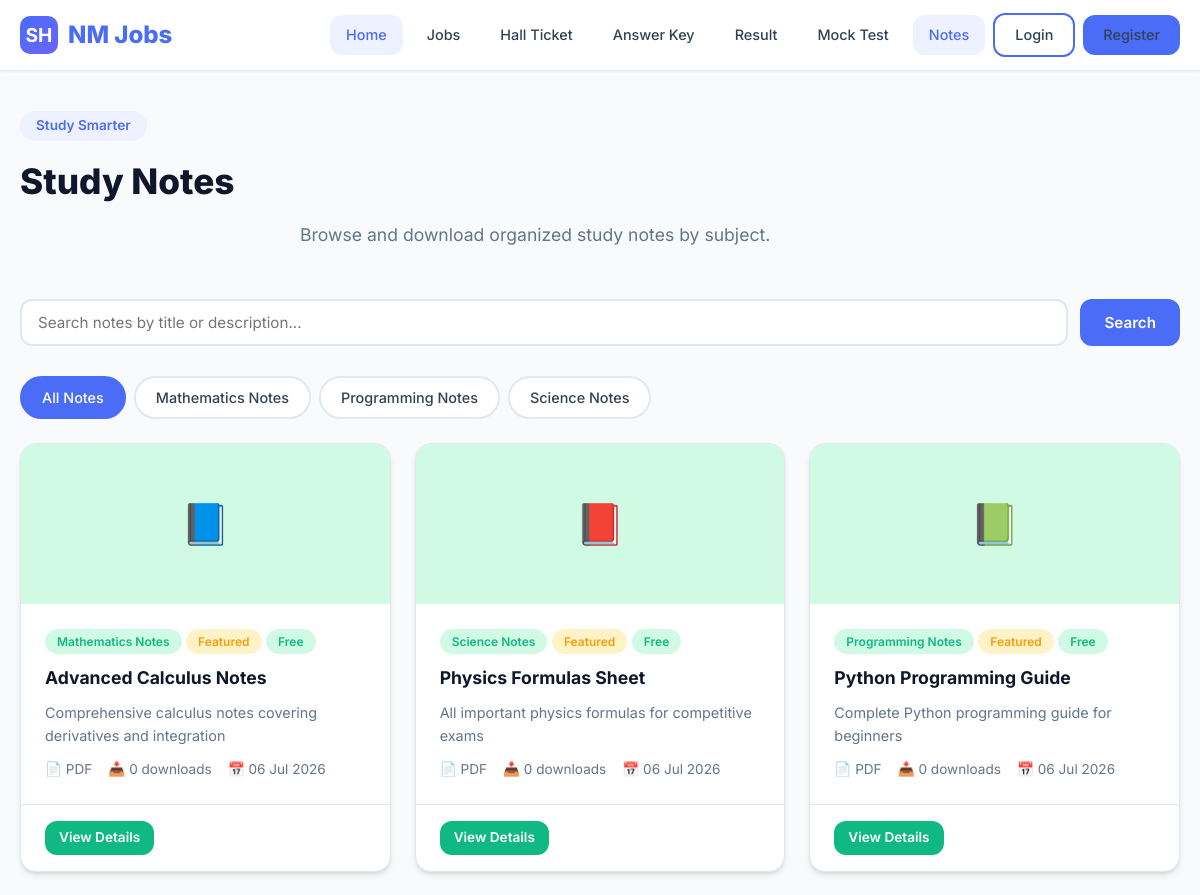
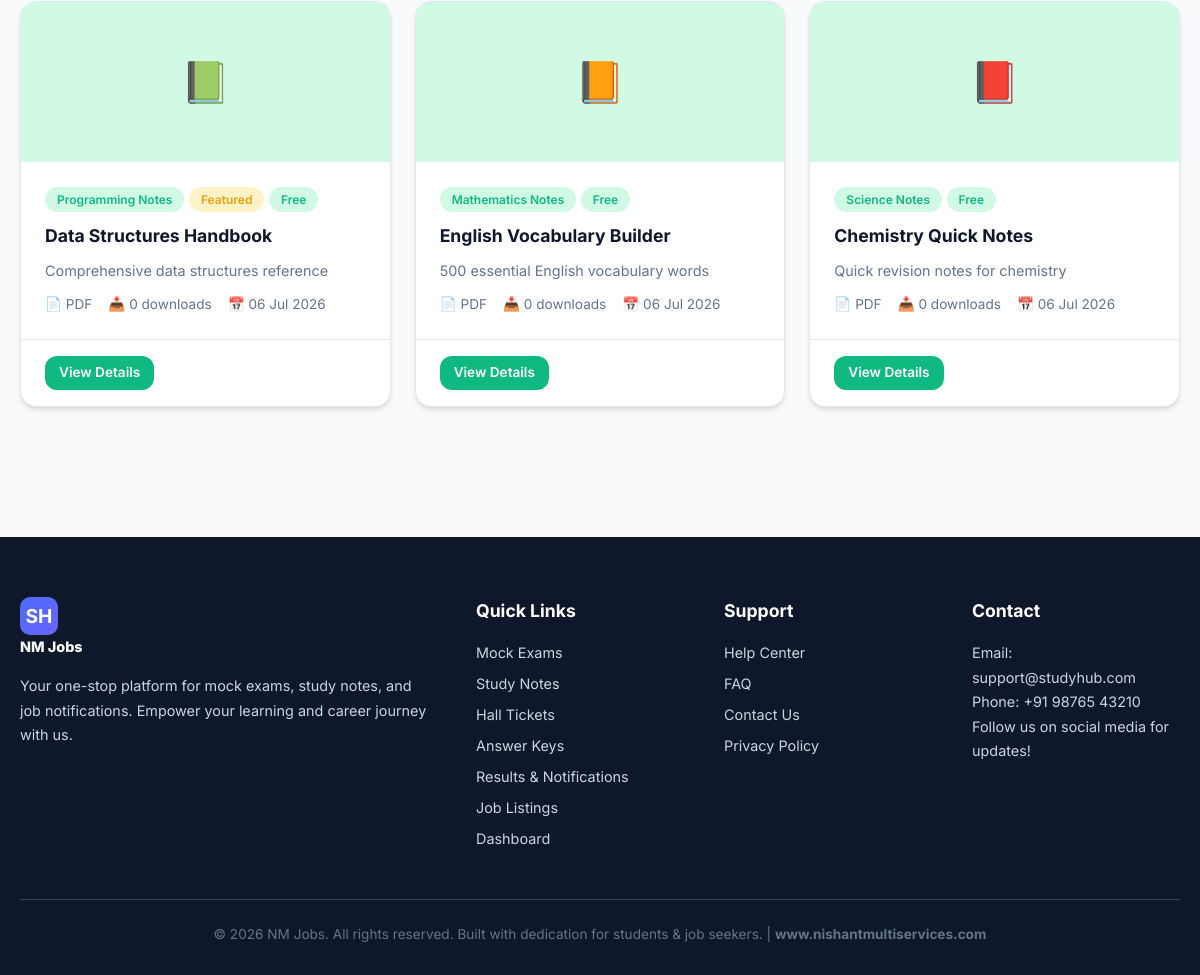
The page /notes/index.php on the database its author committed (2 pictures, top to bottom).
### tables this page shows
CREATE TABLE categories (
    id INT AUTO_INCREMENT PRIMARY KEY,
    name VARCHAR(100) NOT NULL,
    slug VARCHAR(100) NOT NULL UNIQUE,
    icon VARCHAR(50) DEFAULT 'folder',
    description TEXT,
    type ENUM('exam', 'note', 'job') DEFAULT 'note'
);

CREATE TABLE study_notes (
    id INT AUTO_INCREMENT PRIMARY KEY,
    title VARCHAR(200) NOT NULL,
    description TEXT,
    content LONGTEXT,
    category_id INT,
    user_id INT,
    file_path VARCHAR(255),
    file_type VARCHAR(20) DEFAULT 'pdf',
    download_count INT DEFAULT 0,
    is_featured TINYINT(1) DEFAULT 0,
    is_public TINYINT(1) DEFAULT 1,
    is_free TINYINT(1) DEFAULT 1,
    price DECIMAL(10,2) DEFAULT 0.00,
    created_at TIMESTAMP DEFAULT CURRENT_TIMESTAMP,
    updated_at TIMESTAMP DEFAULT CURRENT_TIMESTAMP ON UPDATE CURRENT_TIMESTAMP,
    FOREIGN KEY (category_id) REFERENCES categories(id) ON DELETE SET NULL,
    FOREIGN KEY (user_id) REFERENCES users(id) ON DELETE CASCADE
);

### notes/index.php (the view, shortened to what this page needs)
<?php
require_once '../config/database.php';
$search = isset($_GET['search']) ? trim($_GET['search']) : '';
$category_slug = isset($_GET['category']) ? $_GET['category'] : '';
$sql = "SELECT n.*, c.name as category_name, c.slug as category_slug, u.full_name as author_name
        FROM study_notes n
        LEFT JOIN categories c ON n.category_id = c.id
        LEFT JOIN users u ON n.user_id = u.id
        WHERE n.is_public = 1";
$sql .= " ORDER BY n.is_featured DESC, n.created_at DESC";
$notes = $conn->query($sql);
$categories = $conn->query("SELECT * FROM categories WHERE type = 'note' ORDER BY name");
include '../includes/header.php';
?>
<section class="section" style="padding-top:40px;">
    <div class="container">
        <div class="section-header" style="text-align:left;">
            <span class="subtitle">Study Smarter</span>
            <h2>Study Notes</h2>
            <p>Browse and download organized study notes by subject.</p>
        </div>
        <div class="search-bar">
            <form method="GET" action="" style="display:flex;gap:12px;width:100%;">
                <input type="text" name="search" class="form-input" placeholder="Search notes by title or description..." value="<?php echo htmlspecialchars($search); ?>">
                <button type="submit" class="btn btn-primary">Search</button>
            </form>
        </div>
        <div class="filter-tabs" id="noteFilters">
            <a href="index.php" class="filter-tab <?php echo !$category_slug ? 'active' : ''; ?>">All Notes</a>
            <?php while ($cat = $categories->fetch_assoc()): ?>
                <a href="?category=<?php echo $cat['slug']; ?>" class="filter-tab <?php echo $category_slug === $cat['slug'] ? 'active' : ''; ?>">
                    <?php echo htmlspecialchars($cat['name']); ?>
                </a>
            <?php endwhile; ?>
        </div>
        <?php if ($notes->num_rows === 0): ?>
            <div class="empty-state">
                <div class="icon">📖</div>
                <h3>No notes found</h3>
                <p>Try a different search or browse all categories.</p>
            </div>
        <?php else: ?>
            <div class="cards-grid">
                <?php while ($note = $notes->fetch_assoc()): ?>
                    <div class="card" style="cursor:pointer;" onclick="window.location='details.php?id=<?php echo $note['id']; ?>'">
                        <div class="card-image" style="background:linear-gradient(135deg,var(--success-light),#D1FAE5);color:var(--success);">
                            <?php
                                $icons = ['📘', '📗', '📕', '📙', '📔'];
                                echo $icons[array_rand($icons)];
                            ?>
                        </div>
                        <div class="card-body">
                            <span class="card-badge note"><?php echo htmlspecialchars($note['category_name'] ?? 'General'); ?></span>
                            <?php if ($note['is_featured']): ?>
                                <span class="card-badge badge-warning">Featured</span>
                            <?php endif; ?>
                            <span class="card-badge" style="background:<?php echo $note['is_free'] ? 'var(--success-light)' : 'var(--warning-light)'; ?>;color:<?php echo $note['is_free'] ? 'var(--success)' : 'var(--warning)'; ?>;"><?php echo $note['is_free'] ? 'Free' : '₹'.number_format($note['price'],0); ?></span>
                            <h3><?php echo htmlspecialchars($note['title']); ?></h3>
                            <p><?php echo htmlspecialchars($note['description']); ?></p>
                            <div class="card-meta">
                                <span>📄 <?php echo strtoupper($note['file_type']); ?></span>
                                <span>📥 <?php echo $note['download_count']; ?> downloads</span>
                                <span>📅 <?php echo date('d M Y', strtotime($note['created_at'])); ?></span>
                            </div>
                        </div>
                        <div class="card-footer" onclick="event.stopPropagation();">
                            <a href="details.php?id=<?php echo $note['id']; ?>" class="btn <?php echo $note['is_free'] ? 'btn-success' : 'btn-outline'; ?> btn-sm">View Details</a>
                        </div>
                    </div>
                <?php endwhile; ?>
            </div>
        <?php endif; ?>
    </div>
</section>
<?php include '../includes/footer.php'; ?>

### css/style.css (style rules this page uses)
:root { --primary: #4A6CF7; --primary-dark: #3B5DE7; --primary-light: #EEF1FF; --secondary: #6C63FF; --success: #10B981; --success-light: #D1FAE5; --warning: #F59E0B; --warning-light: #FEF3C7; --danger: #EF4444; --danger-light: #FEE2E2; --info: #3B82F6; --info-light: #DBEAFE; --dark: #0F172A; --gray-900: #1E293B; --gray-700: #334155; --gray-500: #64748B; --gray-300: #CBD5E1; --gray-200: #E2E8F0; --gray-100: #F1F5F9; --white: #FFFFFF; --bg: #F8FAFC; --shadow-sm: 0 1px 2px rgba(0,0,0,0.05); --shadow: 0 4px 6px -1px rgba(0,0,0,0.1), 0 2px 4px -2px rgba(0,0,0,0.1); --shadow-lg: 0 10px 15px -3px rgba(0,0,0,0.1), 0 4px 6px -4px rgba(0,0,0,0.1); --shadow-xl: 0 20px 25px -5px rgba(0,0,0,0.1), 0 8px 10px -6px rgba(0,0,0,0.1); --radius: 12px; --radius-lg: 16px; --radius-full: 9999px; --transition: all 0.3s cubic-bezier(0.4, 0, 0.2, 1); }
*, *::before, *::after { box-sizing: border-box; margin: 0; padding: 0; }
html { scroll-behavior: smooth; }
body { font-family: 'Inter', -apple-system, BlinkMacSystemFont, sans-serif; background: var(--bg); color: var(--gray-900); line-height: 1.6; min-height: 100vh; }
a { text-decoration: none; color: var(--primary); transition: var(--transition); }
.container { max-width: 1200px; margin: 0 auto; padding: 0 20px; }
.btn { display: inline-flex; align-items: center; justify-content: center; gap: 8px; padding: 10px 24px; border-radius: var(--radius); font-weight: 600; font-size: 0.95rem; border: none; cursor: pointer; transition: var(--transition); font-family: inherit; }
.btn-primary { background: var(--primary); color: var(--white); }
.btn-success { background: var(--success); color: var(--white); }
.btn-sm { padding: 6px 14px; font-size: 0.85rem; }
.section { padding: 70px 0; }
.section-header { text-align: center; margin-bottom: 50px; }
.section-header h2 { font-size: 2.2rem; font-weight: 800; color: var(--dark); margin-bottom: 12px; }
.section-header p { color: var(--gray-500); font-size: 1.1rem; max-width: 600px; margin: 0 auto; }
.section-header .subtitle { display: inline-block; padding: 4px 16px; background: var(--primary-light); color: var(--primary); border-radius: var(--radius-full); font-size: 0.85rem; font-weight: 600; margin-bottom: 12px; }
.cards-grid { display: grid; grid-template-columns: repeat(auto-fill, minmax(300px, 1fr)); gap: 24px; }
.card { background: var(--white); border-radius: var(--radius-lg); overflow: hidden; box-shadow: var(--shadow); border: 1px solid var(--gray-200); transition: var(--transition); }
.card-body { padding: 24px; }
.card-image { height: 160px; background: linear-gradient(135deg, var(--primary-light), var(--info-light)); display: flex; align-items: center; justify-content: center; font-size: 2.5rem; color: var(--primary); }
.card-badge { display: inline-block; padding: 3px 12px; border-radius: var(--radius-full); font-size: 0.75rem; font-weight: 600; margin-bottom: 10px; }
.card-badge.note { background: var(--success-light); color: var(--success); }
.badge-warning { background: var(--warning-light); color: var(--warning); }
.card h3 { font-size: 1.1rem; font-weight: 700; margin-bottom: 8px; color: var(--dark); }
.card p { color: var(--gray-500); font-size: 0.9rem; margin-bottom: 6px; }
.card-meta { display: flex; flex-wrap: wrap; gap: 16px; margin-top: 12px; font-size: 0.85rem; color: var(--gray-500); }
.card-meta span { display: flex; align-items: center; gap: 4px; }
.card-footer { padding: 16px 24px; border-top: 1px solid var(--gray-200); display: flex; justify-content: space-between; align-items: center; }
.form-input, .form-select, .form-textarea { width: 100%; padding: 12px 16px; border: 2px solid var(--gray-200); border-radius: var(--radius); font-size: 0.95rem; font-family: inherit; transition: var(--transition); background: var(--white); color: var(--gray-900); }
.search-bar { display: flex; gap: 12px; margin-bottom: 30px; }
.search-bar .form-input { flex: 1; }
.filter-tabs { display: flex; gap: 8px; margin-bottom: 24px; flex-wrap: wrap; }
.filter-tab { padding: 8px 20px; border-radius: var(--radius-full); border: 2px solid var(--gray-200); background: var(--white); color: var(--gray-700); font-weight: 500; font-size: 0.9rem; cursor: pointer; transition: var(--transition); }
.filter-tab.active { background: var(--primary); color: var(--white); border-color: var(--primary); }

### rows shown on the page
categories: name "Mathematics Notes"
categories: name "Programming Notes"
categories: name "Science Notes"
study_notes: category.name "Mathematics Notes", is_featured "Featured", is_free "Free", title "Advanced Calculus Notes", description "Comprehensive calculus notes covering derivatives and integration", file_type "PDF", download_count "0", created_at "06 Jul 2026"
study_notes: category.name "Science Notes", is_featured "Featured", is_free "Free", title "Physics Formulas Sheet", description "All important physics formulas for competitive exams", file_type "PDF", download_count "0", created_at "06 Jul 2026"
study_notes: category.name "Programming Notes", is_featured "Featured", is_free "Free", title "Python Programming Guide", description "Complete Python programming guide for beginners", file_type "PDF", download_count "0", created_at "06 Jul 2026"
study_notes: category.name "Programming Notes", is_featured "Featured", is_free "Free", title "Data Structures Handbook", description "Comprehensive data structures reference", file_type "PDF", download_count "0", created_at "06 Jul 2026"
study_notes: category.name "Mathematics Notes", is_free "Free", title "English Vocabulary Builder", description "500 essential English vocabulary words", file_type "PDF", download_count "0", created_at "06 Jul 2026"
study_notes: category.name "Science Notes", is_free "Free", title "Chemistry Quick Notes", description "Quick revision notes for chemistry", file_type "PDF", download_count "0", created_at "06 Jul 2026"

### other values the page prints
SITE_NAME "NM Jobs"
